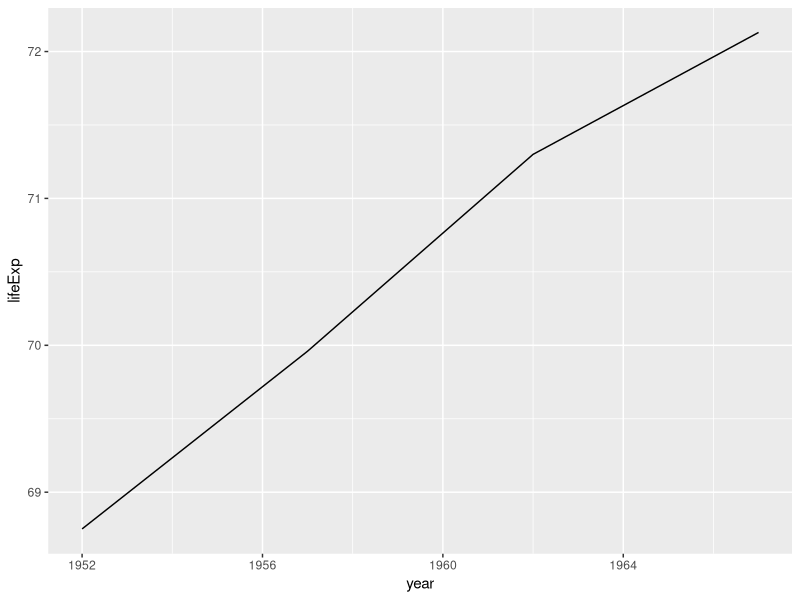
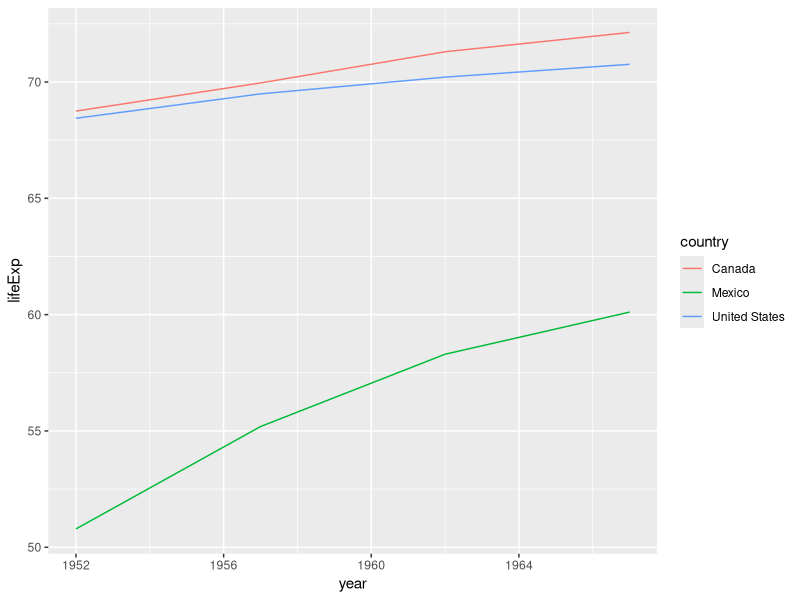
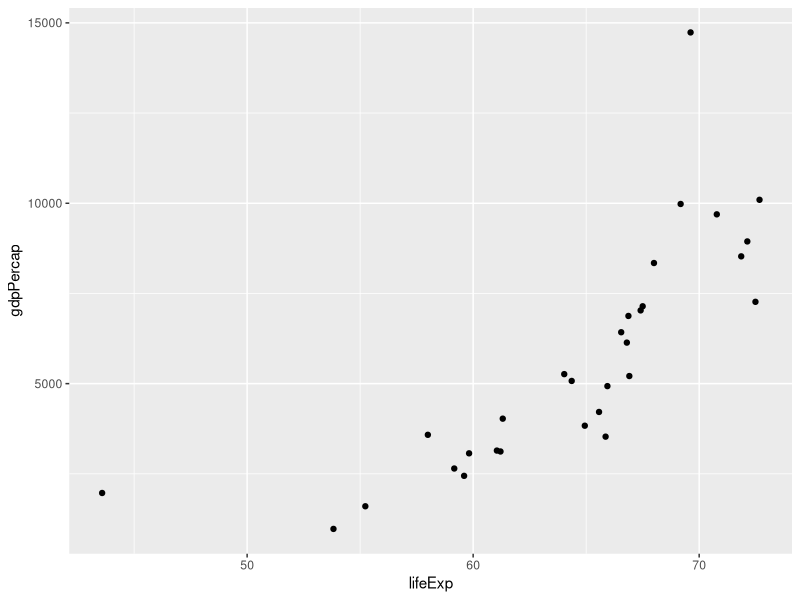
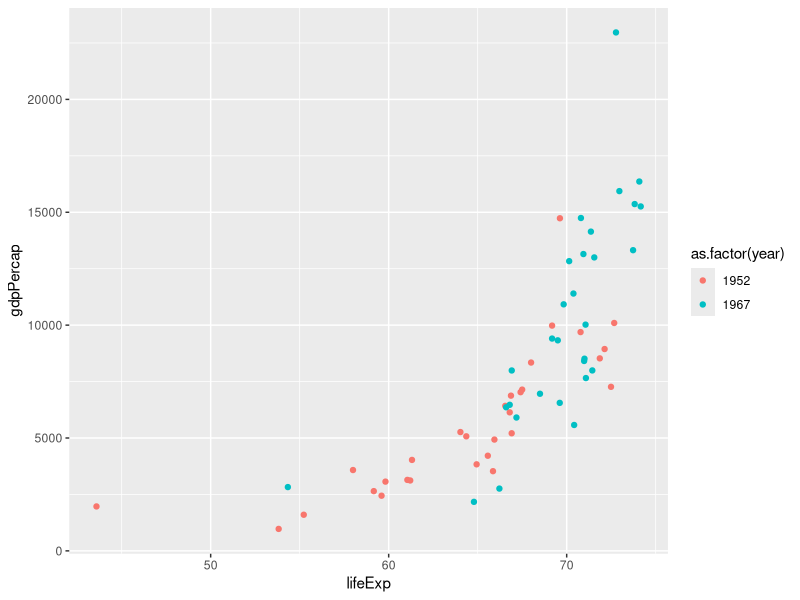

Write the R code that produced these figures, in order.
## ---- chunk 1
gapminder_5060 = read.csv("data/gapminder-5060.csv")
## ---- chunk 2
if (!("ggplot2" %in% names(installed.packages()[,"Package"]))) {
  install.packages("ggplot2")
  }
## ---- chunk 3
library(ggplot2)
## ---- chunk 4
ca_5060 = subset(gapminder_5060, country == "Canada")
## ---- chunk 5
ggplot(data = ca_5060, aes(x = year, y = lifeExp)) + # creates the first layer
  geom_line()                                        # add line
## ---- chunk 6
countries = c("Canada", "Mexico", "United States")
northamer_5060 = subset(gapminder_5060, country %in% countries)
## ---- chunk 7
ggplot(data = northamer_5060, 
       aes(x = year, y = lifeExp, colour = country)) + # add colour by country
  geom_line()                                          # add line 
## ---- chunk 8
eu_52 = subset(gapminder_5060, continent == "Europe" & gapminder_5060$year == 1952)
## ---- chunk 9
ggplot(data = eu_52, aes(x = lifeExp, y = gdpPercap)) +
  geom_point()                                          # add points
## ---- chunk 10
years = c(1952, 1967)
eu_5267 = subset(gapminder_5060, continent == "Europe" & (year %in% years))
## ---- chunk 11
ggplot(data = eu_5267, aes(x = lifeExp, y = gdpPercap, colour = as.factor(year))) +
  geom_point()
